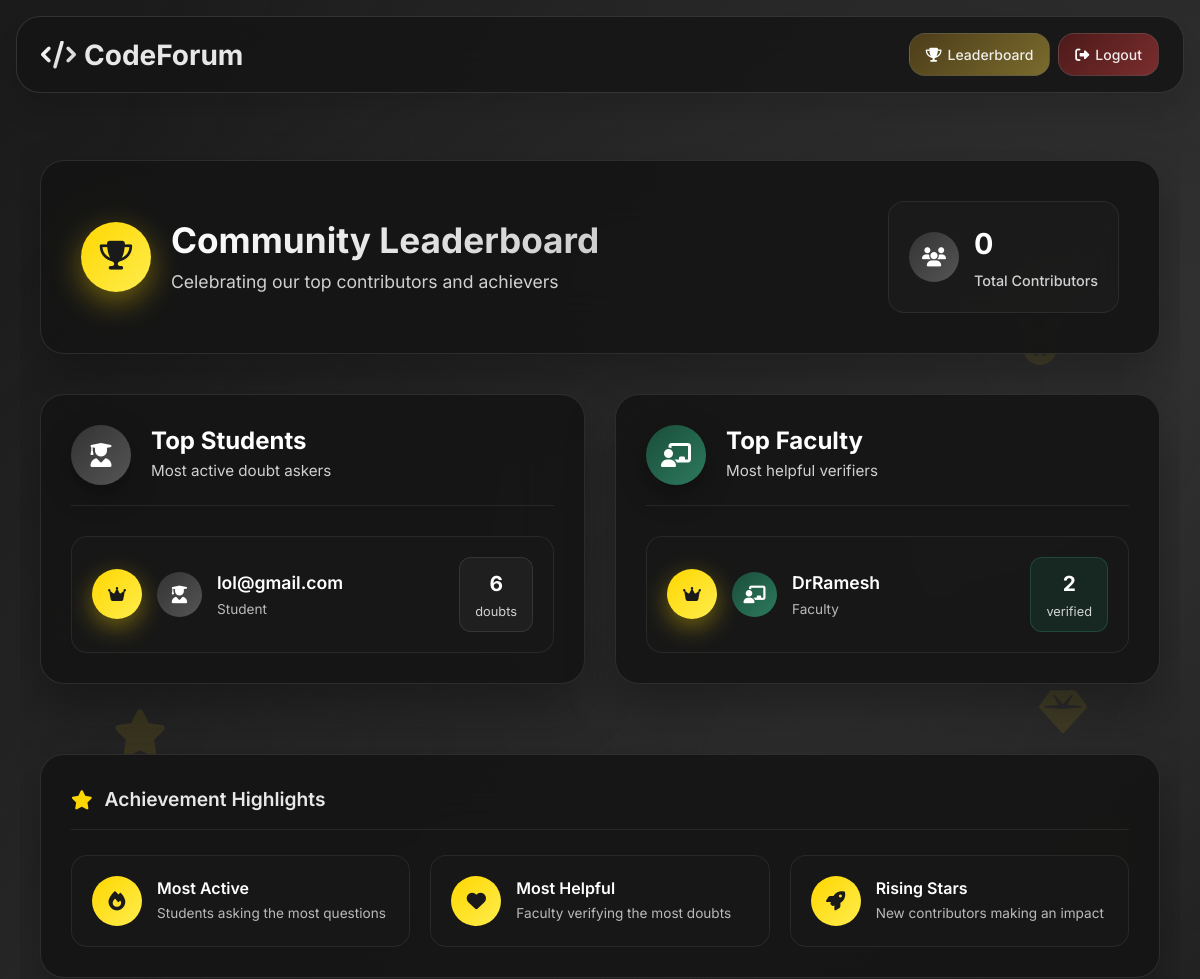
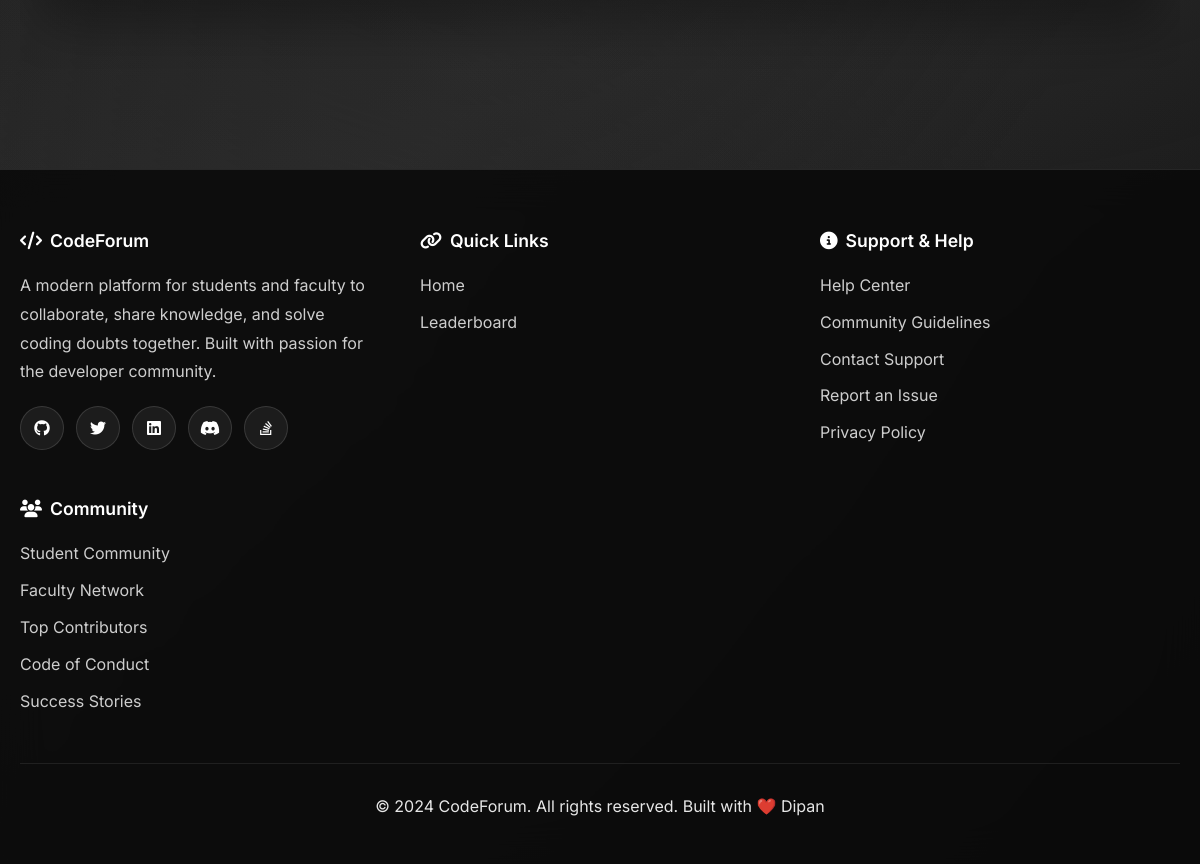
Page /leaderboard/ (signed in) on the committed database (2 pictures, top to bottom).
### forum/models.py (models this page shows, shortened)
class User(AbstractUser):
    ROLE_CHOICES = (
        ('student', 'Student'),
        ('faculty', 'Faculty'),
    )
    DEPARTMENT_CHOICES = (
        ('CSE', 'CSE'),
        ('ECE', 'ECE'),
        ('ME', 'Mechanical'),
        ('CE', 'Civil'),
        ('EE', 'Electrical'),
    )
    YEAR_CHOICES = (
        (1, '1st Year'),
        (2, '2nd Year'),
        (3, '3rd Year'),
        (4, '4th Year'),
    )
    role = models.CharField(max_length=10, choices=ROLE_CHOICES)
    department = models.CharField(max_length=20, choices=DEPARTMENT_CHOICES)
    year = models.PositiveSmallIntegerField(choices=YEAR_CHOICES, null=True, blank=True)
    github_url = models.URLField(blank=True, null=True)
    is_verified_faculty = models.BooleanField(default=False)

### forum/views.py (the view)
# urls.py: path('leaderboard/', views.leaderboard, name='leaderboard'),
@login_required
def leaderboard(request):
    top_students = User.objects.filter(role='student').annotate(
        doubts_posted=Count('doubt')
    ).order_by('-doubts_posted')[:10]
    top_faculty = User.objects.filter(role='faculty').annotate(
        verified_count=Count('verified_doubts')
    ).order_by('-verified_count')[:10]
    return render(request, 'forum/leaderboard.html', {
        'top_students': top_students,
        'top_faculty': top_faculty,
    })

### forum/templates/forum/leaderboard.html (shortened to what this page needs)
{% extends 'forum/base.html' %}
{% block content %}
<div class="leaderboard-container fade-in">
    <div class="leaderboard-wrapper">
        <div class="leaderboard-header glass-card">
            <div class="header-content">
                <div class="header-left">
                    <div class="leaderboard-icon">
                        <i class="fas fa-trophy"></i>
                    </div>
                    <div class="header-text">
                        <h2 class="leaderboard-title">Community Leaderboard</h2>
                        <p class="leaderboard-subtitle">Celebrating our top contributors and achievers</p>
                    </div>
                </div>
                <div class="header-stats">
                    <div class="stat-item">
                        <div class="stat-icon">
                            <i class="fas fa-users"></i>
                        </div>
                        <div class="stat-content">
                            <div class="stat-number">{{ top_students|length|add:top_faculty|length }}</div>
                            <div class="stat-label">Total Contributors</div>
                        </div>
                    </div>
                </div>
            </div>
        </div>
        <div class="leaderboard-grid">
            <div class="leaderboard-section glass-card">
                <div class="section-header">
                    <div class="section-icon student">
                        <i class="fas fa-user-graduate"></i>
                    </div>
                    <div class="section-info">
                        <h3 class="section-title">Top Students</h3>
                        <p class="section-subtitle">Most active doubt askers</p>
                    </div>
                </div>
                <div class="leaderboard-list">
                    {% if top_students %}
                        {% for student in top_students %}
                            <div class="leaderboard-item slide-in" style="animation-delay: {{ forloop.counter0|floatformat:1 }}s">
                                <div class="rank-badge rank-{{ forloop.counter }}">
                                    {% if forloop.counter == 1 %}
                                        <i class="fas fa-crown"></i>
                                    {% elif forloop.counter == 2 %}
                                        <i class="fas fa-medal"></i>
                                    {% elif forloop.counter == 3 %}
                                        <i class="fas fa-award"></i>
                                    {% else %}
                                        {{ forloop.counter }}
                                    {% endif %}
                                </div>
                                <div class="user-info">
                                    <div class="user-avatar student">
                                        <i class="fas fa-user-graduate"></i>
                                    </div>
                                    <div class="user-details">
                                        <div class="username">{{ student.username }}</div>
                                        <div class="user-role">Student</div>
                                    </div>
                                </div>
                                <div class="score-badge student">
                                    <div class="score-number">{{ student.doubts_posted }}</div>
                                    <div class="score-label">doubts</div>
                                </div>
                            </div>
                        {% endfor %}
                    {% endif %}
                </div>
            </div>
            <div class="leaderboard-section glass-card">
                <div class="section-header">
                    <div class="section-icon faculty">
                        <i class="fas fa-chalkboard-teacher"></i>
                    </div>
                    <div class="section-info">
                        <h3 class="section-title">Top Faculty</h3>
                        <p class="section-subtitle">Most helpful verifiers</p>
                    </div>
                </div>
                <div class="leaderboard-list">
                    {% if top_faculty %}
                        {% for faculty in top_faculty %}
                            <div class="leaderboard-item slide-in" style="animation-delay: {{ forloop.counter0|floatformat:1 }}s">
                                <div class="rank-badge rank-{{ forloop.counter }}">
                                    {% if forloop.counter == 1 %}
                                        <i class="fas fa-crown"></i>
                                    {% elif forloop.counter == 2 %}
                                        <i class="fas fa-medal"></i>
                                    {% elif forloop.counter == 3 %}
                                        <i class="fas fa-award"></i>
                                    {% else %}
                                        {{ forloop.counter }}
                                    {% endif %}
                                </div>
                                <div class="user-info">
                                    <div class="user-avatar faculty">
                                        <i class="fas fa-chalkboard-teacher"></i>
                                    </div>
                                    <div class="user-details">
                                        <div class="username">{{ faculty.username }}</div>
                                        <div class="user-role">Faculty</div>
                                    </div>
                                </div>
                                <div class="score-badge faculty">
                                    <div class="score-number">{{ faculty.verified_count }}</div>
                                    <div class="score-label">verified</div>
                                </div>
                            </div>
                        {% endfor %}
                    {% endif %}
                </div>
            </div>
        </div>
        <div class="achievements-section glass-card">
            <div class="achievements-header">
                <i class="fas fa-star"></i>
                <span>Achievement Highlights</span>
            </div>
            <div class="achievements-grid">
                <div class="achievement-item">
                    <div class="achievement-icon">
                        <i class="fas fa-fire"></i>
                    </div>
                    <div class="achievement-content">
                        <h4 class="achievement-title">Most Active</h4>
                        <p class="achievement-description">Students asking the most questions</p>
                    </div>
                </div>
                <div class="achievement-item">
                    <div class="achievement-icon">
                        <i class="fas fa-heart"></i>
                    </div>
                    <div class="achievement-content">
                        <h4 class="achievement-title">Most Helpful</h4>
                        <p class="achievement-description">Faculty verifying the most doubts</p>
                    </div>
                </div>
                <div class="achievement-item">
                    <div class="achievement-icon">
                        <i class="fas fa-rocket"></i>
                    </div>
                    <div class="achievement-content">
                        <h4 class="achievement-title">Rising Stars</h4>
                        <p class="achievement-description">New contributors making an impact</p>
                    </div>
                </div>
            </div>
        </div>
    </div>
    <div class="leaderboard-background-elements">
        <div class="floating-element element-1">
        </div>
        <div class="floating-element element-2">
        </div>
        <div class="floating-element element-3">
            <i class="fas fa-star"></i>
        </div>
        <div class="floating-element element-4">
        </div>
        <div class="floating-element element-5">
        </div>
        <div class="floating-element element-6">
            <i class="fas fa-gem"></i>
        </div>
    </div>
</div>
{% endblock %}

### forum/templates/forum/base.html (style rules this page uses)
:root { --primary-gradient: linear-gradient(135deg, #667eea 0%, #764ba2 100%); --secondary-gradient: linear-gradient(135deg, #f093fb 0%, #f5576c 100%); --success-gradient: linear-gradient(135deg, #4facfe 0%, #00f2fe 100%); --warning-gradient: linear-gradient(135deg, #43e97b 0%, #38f9d7 100%); --danger-gradient: linear-gradient(135deg, #fa709a 0%, #fee140 100%); --dark-gradient: linear-gradient(135deg, #2c3e50 0%, #34495e 100%); --glass-bg: rgba(255, 255, 255, 0.1); --glass-border: rgba(255, 255, 255, 0.2); --text-primary: #2d3748; --text-secondary: #718096; --shadow-sm: 0 2px 4px rgba(0,0,0,0.1); --shadow-md: 0 4px 6px rgba(0,0,0,0.1); --shadow-lg: 0 10px 15px rgba(0,0,0,0.1); --shadow-xl: 0 20px 25px rgba(0,0,0,0.1); }
* { margin: 0; padding: 0; box-sizing: border-box; }
body { font-family: 'Inter', -apple-system, BlinkMacSystemFont, sans-serif; background: linear-gradient(135deg, #1a1a1a 0%, #2d2d2d 50%, #0f0f0f 100%); min-height: 100vh; position: relative; overflow-x: hidden; }
body::before { content: ''; position: fixed; top: 0; left: 0; right: 0; bottom: 0; background: radial-gradient(circle at 20% 80%, rgba(40, 40, 40, 0.3) 0%, transparent 50%), radial-gradient(circle at 80% 20%, rgba(60, 60, 60, 0.3) 0%, transparent 50%), radial-gradient(circle at 40% 40%, rgba(30, 30, 30, 0.3) 0%, transparent 50%); pointer-events: none; z-index: -1; }
.glass-card { background: rgba(30, 30, 30, 0.8); backdrop-filter: blur(20px); -webkit-backdrop-filter: blur(20px); border: 1px solid rgba(80, 80, 80, 0.4); border-radius: 20px; padding: 30px; margin-bottom: 30px; box-shadow: var(--shadow-xl); transition: all 0.3s ease; color: #ffffff; }
h1, h2, h3, h4, h5, h6 { color: #ffffff; margin-bottom: 20px; }
p, li, span, div { color: rgba(255, 255, 255, 0.9); }
.fade-in { animation: fadeIn 0.6s ease-out; }
.slide-in { animation: slideIn 0.5s ease-out; }

### rows in the picture
User: username "lol@gmail.com", doubts_posted "6"
User: username "DrRamesh", verified_count "2"

### other values in the picture
{{ top_students|length|add:top_faculty|length }} "0"
